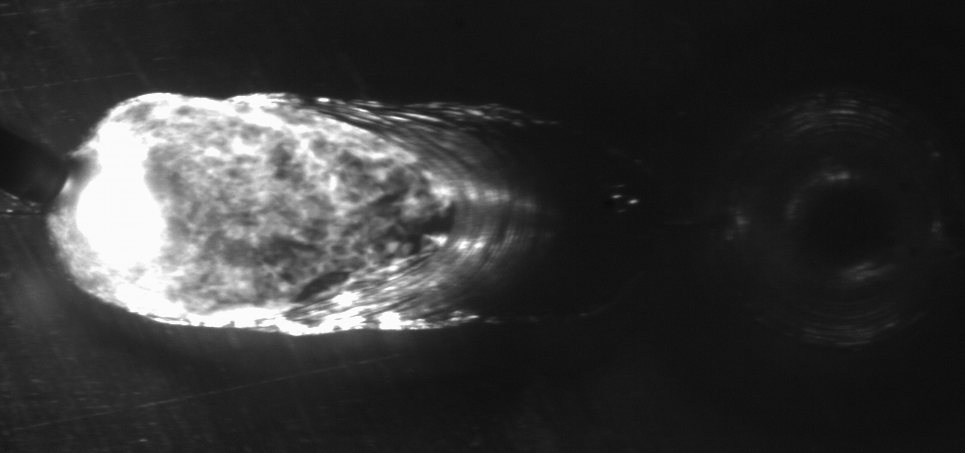
#> input picture lab3/img2.tif, 965 x 453 px
$ python qnB.py
#> lines starting #> are read from the running program, lines starting #| are printed output that depends on the picture; after the words box and inside, x2 and y2 are one past the last pixel; in counts of white or black regions, pixels touching at a corner belong together
# 2.2. Object Localization and Size Estimation

import cv2 as cv
import numpy as np

# reading the image
img = cv.imread("img2.tif")
#> img is the input picture: shape (453, 965, 3); min 10, max 252, mean 54.5

# creating kernel
kernel = cv.getStructuringElement(cv.MORPH_RECT, (9, 9))

gray = cv.cvtColor(img, cv.COLOR_BGR2GRAY)

gauss_filter_img = cv.GaussianBlur(gray, (5, 5), 0)

ret, thresh = cv.threshold(gauss_filter_img, 127, 255, cv.THRESH_BINARY)
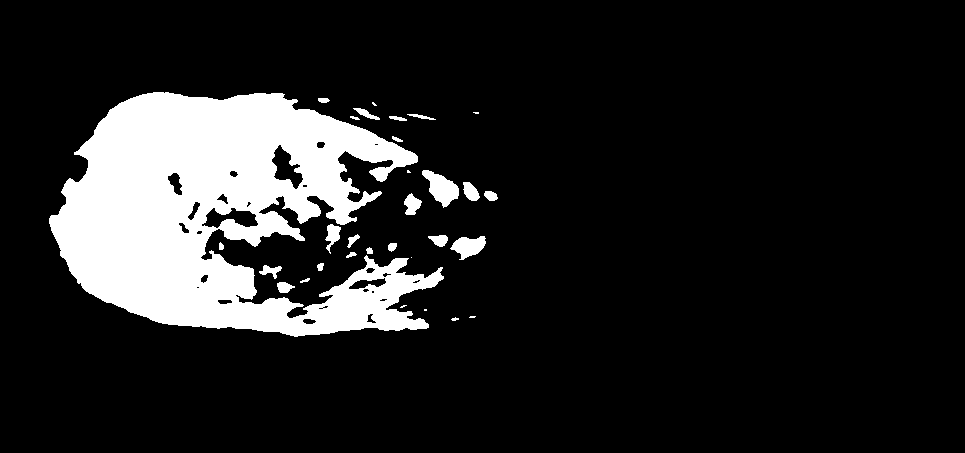
#> thresh: shape (453, 965); 13.6% white; 31 white regions (7 under 20 px), largest, box (x1, y1, x2, y2) and area: (49, 92, 444, 337) 56295, (422, 170, 459, 208) 738, (450, 236, 486, 260) 521

closing = cv.morphologyEx(thresh, cv.MORPH_CLOSE, kernel)
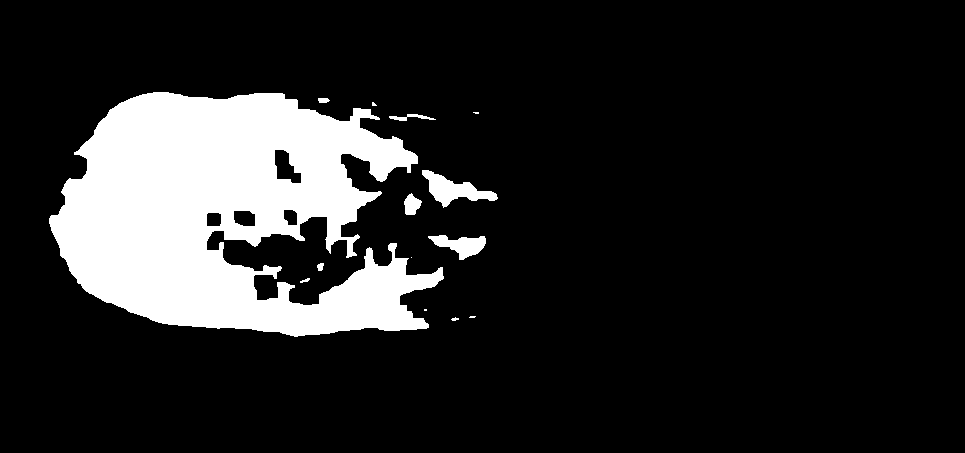
#> closing: shape (453, 965); 14.5% white; 14 white regions (5 under 20 px), largest, box (x1, y1, x2, y2) and area: (49, 92, 444, 337) 60916, (422, 170, 498, 208) 1190, (428, 235, 486, 260) 756

ind = np.where(closing > 0)
#> ind = 63449 positions, rows 92 to 336, columns 49 to 497
rows = ind[0]
cols = ind[1]

y = rows
x = cols

w = max(x) - min(x)
#> w = 448
h = max(y) - min(y)
#> h = 244

cx = int(min(x) + (w / 2))
#> cx = 273
cy = int(min(y) + (h / 2))
#> cy = 214

c = (cx, cy)
#> c = (273, 214)
print(f"Center, c = {c}")
#| Center, c = (273, 214)

cv.circle(img, (cx, cy), 7, (0, 0, 255), -1)
#> img: shape (453, 965, 3); 0.03% of pixels changed, all inside (x1, y1, x2, y2) = (266, 207, 281, 222)

cv.imshow("Original Image", img)
cv.waitKey(0)
